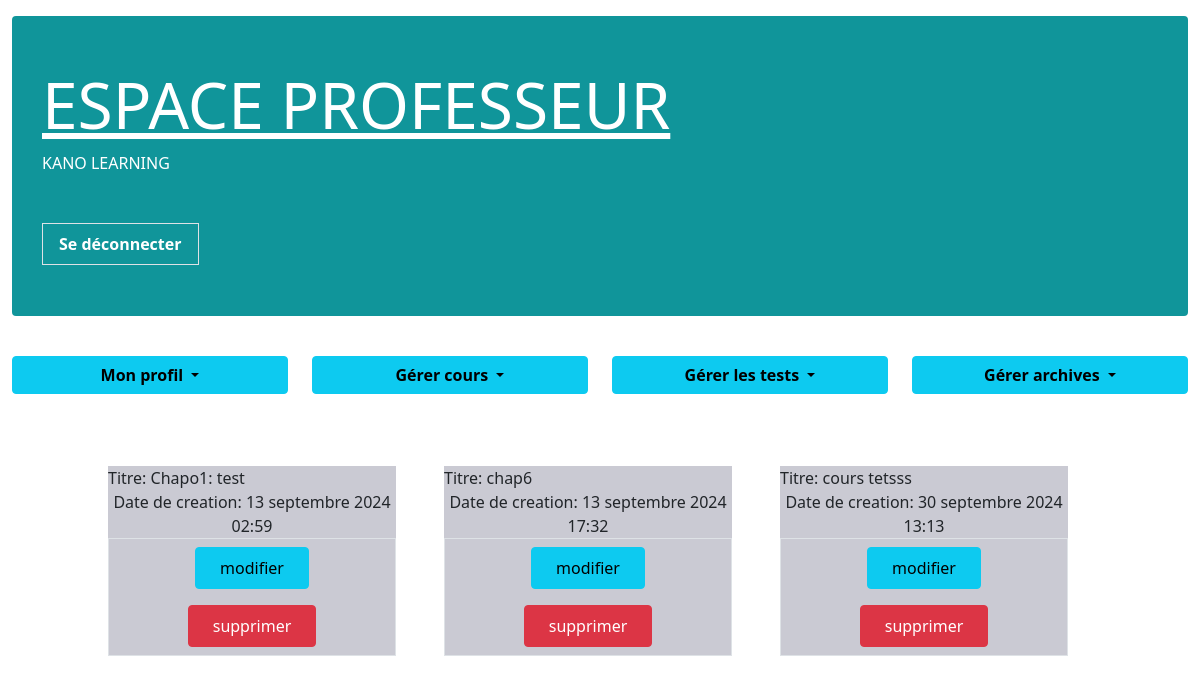
Page /cours_matiere_prof/2/ (signed in) on the committed database.
### home/models.py (models this page shows, shortened)
class Cours(models.Model):
    titre = models.CharField(max_length=255)
    profil_cours = models.ImageField(upload_to='image', null=True, blank=True)
    intoduction = models.TextField(null=True, blank=True)
    resume = models.TextField(null=True, blank=True)
    document = models.FileField(upload_to='documents/', null=True, blank=True)
    choix_matiere = models.ForeignKey ('Matiere', on_delete=models.CASCADE)
    choix_classe = models.ForeignKey ('Classe', on_delete=models.CASCADE)
    Date_creation = models.DateTimeField(auto_now_add=True)  # Date et heure de création
    Date_modif = models.DateTimeField(auto_now=True)  # Date et heure de mise à jour
    temps_etudes = models.IntegerField()

### home/views.py (the view)
# urls.py: path('cours_matiere_prof/<int:id_matiere_prof>/', views.cours_prof, name='cours_matiere_prof'),
@login_required(login_url='/index_prof/')
def cours_prof(request, id_matiere_prof):
    matiere = get_object_or_404(Matiere, id=id_matiere_prof)
    cours = Cours.objects.filter(choix_matiere=matiere) # Permet d'indiqueer que nous voulons  filtrer les cours dont la matière correspond à l’objet matiere spécifié
    context = {"cours": cours, "matieres": matiere}  # Contexte pour le template
    return render(request, "home/professeur/cours_prof.html", context)  # Rendre le template avec le contexte

### home/templates/home/professeur/cours_prof.html
{% extends 'home/professeur/prof_base.html' %}
{% block content %}
  {% load static %}
  <div class="container-fluid row mt-5 text-center justify-content-center">
    {% for cours in cours %}
      <div class="col-3  m-4 text-black" style="background-color: rgb(202, 202, 211);">
        <div class="row">Titre: {{ cours.titre }}</div>
        <div class="row">Date de creation: {{ cours.Date_creation }}</div>
        <div class="row border border-top">
          <div class="col">
            <a href="{% url "modifier_cours" cours.id %}" class="btn btn-info py-md-2 px-md-4 font-weight-semi-bold mt-2 mb-2 border-right">modifier</a>
          </div>
          <div class="col">
            <a href="{% url "delete_cours" cours.id %}" class="btn btn-danger py-md-2 px-md-4 font-weight-semi-bold mt-2 mb-2">supprimer</a>
          </div>
        </div>
      </div>
    {% endfor %}
  </div>
{% endblock %}

### rows in the picture
Cours: titre "Chapo1: test", Date_creation "13 septembre 2024 02:59"
Cours: titre "chap6", Date_creation "13 septembre 2024 17:32"
Cours: titre "cours tetsss", Date_creation "30 septembre 2024 13:13"
